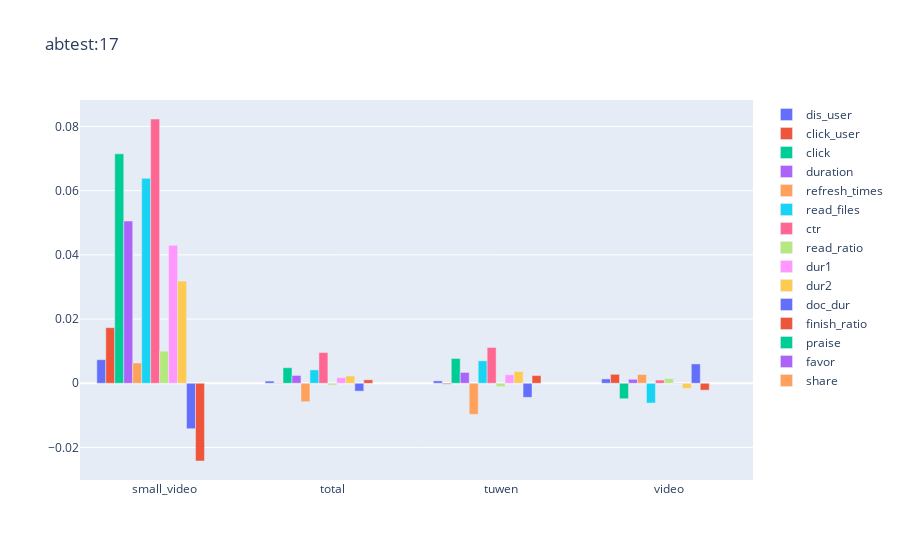

Source (notebook cell):
### Code cell
d_ = d2[d2.data_obj=='total_total']
for abid in abids:
    fig = go.Figure(data=[
        go.Bar(name=name, 
               x=d_[d_.abtest==abid].name, 
               y=d_[d_.abtest==abid][name]) for name in names]
        )
    # Change the bar mode
    fig.update_layout(barmode='group', title_text='abtest:%d' % abid)
    fig.show()

### Figure 1 — Plotly figure (JSON) as saved in the notebook; plotly's stock layout.template omitted (floating-point values rounded to 4 significant figures)
{"data": [{"name": "dis_user", "type": "bar", "x": ["small_video", "total", "tuwen", "video"], "y": [0.00735, 0.0006864, 0.0007411, 0.00136]}, {"name": "click_user", "type": "bar", "x": ["small_video", "total", "tuwen", "video"], "y": [0.01732, 0.0001216, -0.0002904, 0.002799]}, {"name": "click", "type": "bar", "x": ["small_video", "total", "tuwen", "video"], "y": [0.07146, 0.004851, 0.007732, -0.004813]}, {"name": "duration", "type": "bar", "x": ["small_video", "total", "tuwen", "video"], "y": [0.05055, 0.002441, 0.003378, 0.001237]}, {"name": "refresh_times", "type": "bar", "x": ["small_video", "total", "tuwen", "video"], "y": [0.006312, -0.005735, -0.009669, 0.002736]}, {"name": "read_files", "type": "bar", "x": ["small_video", "total", "tuwen", "video"], "y": [0.06384, 0.004165, 0.006995, -0.006165]}, {"name": "ctr", "type": "bar", "x": ["small_video", "total", "tuwen", "video"], "y": [0.08232, 0.009586, 0.01115, 0.001001]}, {"name": "read_ratio", "type": "bar", "x": ["small_video", "total", "tuwen", "video"], "y": [0.009999, -0.0005542, -0.001022, 0.001445]}, {"name": "dur1", "type": "bar", "x": ["small_video", "total", "tuwen", "video"], "y": [0.04296, 0.001747, 0.002639, -0.0001414]}, {"name": "dur2", "type": "bar", "x": ["small_video", "total", "tuwen", "video"], "y": [0.03184, 0.002269, 0.003645, -0.001584]}, {"name": "doc_dur", "type": "bar", "x": ["small_video", "total", "tuwen", "video"], "y": [-0.01416, -0.002452, -0.004379, 0.006033]}, {"name": "finish_ratio", "type": "bar", "x": ["small_video", "total", "tuwen", "video"], "y": [-0.02421, 0.00108, 0.002407, -0.002145]}, {"name": "praise", "type": "bar", "x": ["small_video", "total", "tuwen", "video"], "y": [null, null, null, null]}, {"name": "favor", "type": "bar", "x": ["small_video", "total", "tuwen", "video"], "y": [null, null, null, null]}, {"name": "share", "type": "bar", "x": ["small_video", "total", "tuwen", "video"], "y": [null, null, null, null]}], "layout": {"barmode": "group", "title": {"text": "abtest:17"}}}
